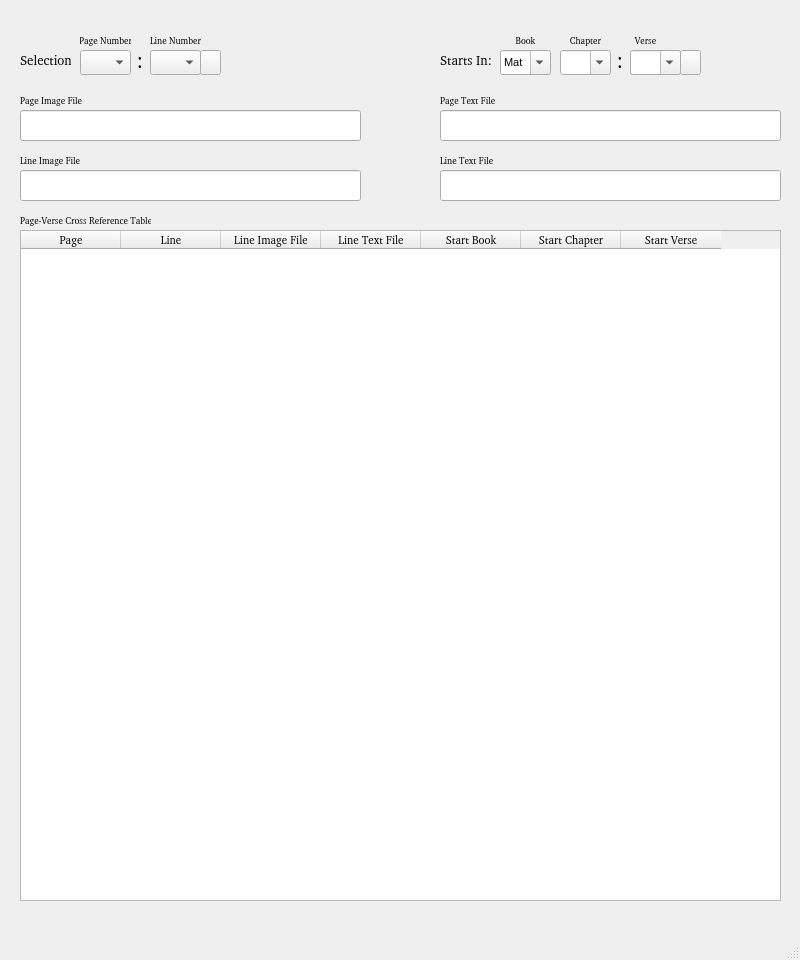
<?xml version="1.0" encoding="UTF-8"?>
<ui version="4.0">
 <class>PageVerseCrossReference</class>
 <widget class="QMainWindow" name="PageVerseCrossReference">
  <property name="geometry">
   <rect>
    <x>0</x>
    <y>0</y>
    <width>800</width>
    <height>960</height>
   </rect>
  </property>
  <property name="windowTitle">
   <string>Page Verse Cross Reference</string>
  </property>
  <widget class="QWidget" name="centralwidget">
   <widget class="QComboBox" name="StartbookComboBox">
    <property name="geometry">
     <rect>
      <x>500</x>
      <y>50</y>
      <width>51</width>
      <height>25</height>
     </rect>
    </property>
    <property name="font">
     <font>
      <pointsize>8</pointsize>
     </font>
    </property>
    <property name="toolTip">
     <string>Select book</string>
    </property>
    <property name="editable">
     <bool>true</bool>
    </property>
    <item>
     <property name="text">
      <string>Mat</string>
     </property>
    </item>
    <item>
     <property name="text">
      <string>Mar</string>
     </property>
    </item>
    <item>
     <property name="text">
      <string>Luk</string>
     </property>
    </item>
    <item>
     <property name="text">
      <string>Joh</string>
     </property>
    </item>
    <item>
     <property name="text">
      <string>Act</string>
     </property>
    </item>
    <item>
     <property name="text">
      <string>Rom</string>
     </property>
    </item>
    <item>
     <property name="text">
      <string>1Co</string>
     </property>
    </item>
    <item>
     <property name="text">
      <string>2Co</string>
     </property>
    </item>
    <item>
     <property name="text">
      <string>Gal</string>
     </property>
    </item>
    <item>
     <property name="text">
      <string>Eph</string>
     </property>
    </item>
    <item>
     <property name="text">
      <string>Php</string>
     </property>
    </item>
    <item>
     <property name="text">
      <string>Col</string>
     </property>
    </item>
    <item>
     <property name="text">
      <string>1Th</string>
     </property>
    </item>
    <item>
     <property name="text">
      <string>2Th</string>
     </property>
    </item>
    <item>
     <property name="text">
      <string>1Ti</string>
     </property>
    </item>
    <item>
     <property name="text">
      <string>2Ti</string>
     </property>
    </item>
    <item>
     <property name="text">
      <string>Tit</string>
     </property>
    </item>
    <item>
     <property name="text">
      <string>Phm</string>
     </property>
    </item>
    <item>
     <property name="text">
      <string>Heb</string>
     </property>
    </item>
    <item>
     <property name="text">
      <string>Jas</string>
     </property>
    </item>
    <item>
     <property name="text">
      <string>1Pe</string>
     </property>
    </item>
    <item>
     <property name="text">
      <string>2Pe</string>
     </property>
    </item>
    <item>
     <property name="text">
      <string>1Jn</string>
     </property>
    </item>
    <item>
     <property name="text">
      <string>2Jn</string>
     </property>
    </item>
    <item>
     <property name="text">
      <string>3Jn</string>
     </property>
    </item>
    <item>
     <property name="text">
      <string>Jud</string>
     </property>
    </item>
    <item>
     <property name="text">
      <string>Rev</string>
     </property>
    </item>
   </widget>
   <widget class="QPushButton" name="LinefindPushButton">
    <property name="geometry">
     <rect>
      <x>200</x>
      <y>50</y>
      <width>21</width>
      <height>25</height>
     </rect>
    </property>
    <property name="toolTip">
     <string>Select verse line</string>
    </property>
    <property name="text">
     <string/>
    </property>
    <property name="icon">
     <iconset resource="../UI_Icons.qrc">
      <normaloff>:/Icons/Icons/binocular-small.png</normaloff>:/Icons/Icons/binocular-small.png</iconset>
    </property>
   </widget>
   <widget class="QLabel" name="Startlabel">
    <property name="geometry">
     <rect>
      <x>440</x>
      <y>50</y>
      <width>51</width>
      <height>21</height>
     </rect>
    </property>
    <property name="font">
     <font>
      <family>FROMVS [MAXR]</family>
      <pointsize>10</pointsize>
     </font>
    </property>
    <property name="text">
     <string>Starts In:</string>
    </property>
   </widget>
   <widget class="QLabel" name="Startcolon">
    <property name="geometry">
     <rect>
      <x>610</x>
      <y>50</y>
      <width>20</width>
      <height>21</height>
     </rect>
    </property>
    <property name="font">
     <font>
      <family>FROMVS</family>
      <pointsize>14</pointsize>
      <weight>50</weight>
      <italic>false</italic>
      <bold>false</bold>
     </font>
    </property>
    <property name="text">
     <string>:</string>
    </property>
    <property name="alignment">
     <set>Qt::AlignCenter</set>
    </property>
   </widget>
   <widget class="QLabel" name="PageTextFilelabel">
    <property name="geometry">
     <rect>
      <x>440</x>
      <y>90</y>
      <width>91</width>
      <height>21</height>
     </rect>
    </property>
    <property name="font">
     <font>
      <family>FROMVS [MAXR]</family>
      <pointsize>7</pointsize>
     </font>
    </property>
    <property name="text">
     <string>Page Text File</string>
    </property>
    <property name="alignment">
     <set>Qt::AlignLeading|Qt::AlignLeft|Qt::AlignVCenter</set>
    </property>
   </widget>
   <widget class="QLineEdit" name="LineImageFileName">
    <property name="geometry">
     <rect>
      <x>20</x>
      <y>170</y>
      <width>341</width>
      <height>31</height>
     </rect>
    </property>
   </widget>
   <widget class="QLineEdit" name="LineTextFileName">
    <property name="geometry">
     <rect>
      <x>440</x>
      <y>170</y>
      <width>341</width>
      <height>31</height>
     </rect>
    </property>
   </widget>
   <widget class="QComboBox" name="StartverseComboBox">
    <property name="geometry">
     <rect>
      <x>630</x>
      <y>50</y>
      <width>51</width>
      <height>25</height>
     </rect>
    </property>
    <property name="font">
     <font>
      <pointsize>8</pointsize>
     </font>
    </property>
    <property name="toolTip">
     <string>Select verse</string>
    </property>
    <property name="editable">
     <bool>true</bool>
    </property>
   </widget>
   <widget class="QLabel" name="LineTextFilelabel">
    <property name="geometry">
     <rect>
      <x>440</x>
      <y>150</y>
      <width>91</width>
      <height>21</height>
     </rect>
    </property>
    <property name="font">
     <font>
      <family>FROMVS [MAXR]</family>
      <pointsize>7</pointsize>
     </font>
    </property>
    <property name="text">
     <string>Line Text File</string>
    </property>
    <property name="alignment">
     <set>Qt::AlignLeading|Qt::AlignLeft|Qt::AlignVCenter</set>
    </property>
   </widget>
   <widget class="QLineEdit" name="PageTextFileName">
    <property name="geometry">
     <rect>
      <x>440</x>
      <y>110</y>
      <width>341</width>
      <height>31</height>
     </rect>
    </property>
   </widget>
   <widget class="QLabel" name="LineImageFilelabel">
    <property name="geometry">
     <rect>
      <x>20</x>
      <y>150</y>
      <width>91</width>
      <height>21</height>
     </rect>
    </property>
    <property name="font">
     <font>
      <family>FROMVS [MAXR]</family>
      <pointsize>7</pointsize>
     </font>
    </property>
    <property name="text">
     <string>Line Image File</string>
    </property>
    <property name="alignment">
     <set>Qt::AlignLeading|Qt::AlignLeft|Qt::AlignVCenter</set>
    </property>
   </widget>
   <widget class="QLabel" name="PageNumberlabel">
    <property name="geometry">
     <rect>
      <x>80</x>
      <y>30</y>
      <width>51</width>
      <height>21</height>
     </rect>
    </property>
    <property name="font">
     <font>
      <family>FROMVS [MAXR]</family>
      <pointsize>7</pointsize>
     </font>
    </property>
    <property name="text">
     <string>Page Number</string>
    </property>
    <property name="alignment">
     <set>Qt::AlignCenter</set>
    </property>
   </widget>
   <widget class="QLabel" name="Verselabel">
    <property name="geometry">
     <rect>
      <x>620</x>
      <y>30</y>
      <width>51</width>
      <height>21</height>
     </rect>
    </property>
    <property name="font">
     <font>
      <family>FROMVS [MAXR]</family>
      <pointsize>7</pointsize>
     </font>
    </property>
    <property name="text">
     <string>Verse</string>
    </property>
    <property name="alignment">
     <set>Qt::AlignCenter</set>
    </property>
   </widget>
   <widget class="QLabel" name="LineNumberlabel">
    <property name="geometry">
     <rect>
      <x>150</x>
      <y>30</y>
      <width>51</width>
      <height>21</height>
     </rect>
    </property>
    <property name="font">
     <font>
      <family>FROMVS [MAXR]</family>
      <pointsize>7</pointsize>
     </font>
    </property>
    <property name="text">
     <string>Line Number</string>
    </property>
    <property name="alignment">
     <set>Qt::AlignCenter</set>
    </property>
   </widget>
   <widget class="QLabel" name="Booklabel">
    <property name="geometry">
     <rect>
      <x>500</x>
      <y>30</y>
      <width>51</width>
      <height>21</height>
     </rect>
    </property>
    <property name="font">
     <font>
      <family>FROMVS [MAXR]</family>
      <pointsize>7</pointsize>
     </font>
    </property>
    <property name="text">
     <string>Book</string>
    </property>
    <property name="alignment">
     <set>Qt::AlignCenter</set>
    </property>
   </widget>
   <widget class="QLabel" name="Chapterlabel">
    <property name="geometry">
     <rect>
      <x>560</x>
      <y>30</y>
      <width>51</width>
      <height>21</height>
     </rect>
    </property>
    <property name="font">
     <font>
      <family>FROMVS [MAXR]</family>
      <pointsize>7</pointsize>
     </font>
    </property>
    <property name="text">
     <string>Chapter</string>
    </property>
    <property name="alignment">
     <set>Qt::AlignCenter</set>
    </property>
   </widget>
   <widget class="QPushButton" name="VersefindPushButton">
    <property name="geometry">
     <rect>
      <x>680</x>
      <y>50</y>
      <width>21</width>
      <height>25</height>
     </rect>
    </property>
    <property name="toolTip">
     <string>Select verse line</string>
    </property>
    <property name="text">
     <string/>
    </property>
    <property name="icon">
     <iconset resource="../UI_Icons.qrc">
      <normaloff>:/Icons/Icons/binocular-small.png</normaloff>:/Icons/Icons/binocular-small.png</iconset>
    </property>
   </widget>
   <widget class="QComboBox" name="StartchapterComboBox">
    <property name="geometry">
     <rect>
      <x>560</x>
      <y>50</y>
      <width>51</width>
      <height>25</height>
     </rect>
    </property>
    <property name="font">
     <font>
      <pointsize>8</pointsize>
     </font>
    </property>
    <property name="toolTip">
     <string>Select chapter</string>
    </property>
    <property name="editable">
     <bool>true</bool>
    </property>
   </widget>
   <widget class="QComboBox" name="PagecomboBox">
    <property name="geometry">
     <rect>
      <x>80</x>
      <y>50</y>
      <width>51</width>
      <height>25</height>
     </rect>
    </property>
   </widget>
   <widget class="QComboBox" name="LinecomboBox">
    <property name="geometry">
     <rect>
      <x>150</x>
      <y>50</y>
      <width>51</width>
      <height>25</height>
     </rect>
    </property>
   </widget>
   <widget class="QTableWidget" name="XrefTableWidget">
    <property name="geometry">
     <rect>
      <x>20</x>
      <y>230</y>
      <width>761</width>
      <height>671</height>
     </rect>
    </property>
    <property name="font">
     <font>
      <family>FROMVS [MAXR]</family>
      <pointsize>8</pointsize>
     </font>
    </property>
    <column>
     <property name="text">
      <string>Page</string>
     </property>
    </column>
    <column>
     <property name="text">
      <string>Line</string>
     </property>
    </column>
    <column>
     <property name="text">
      <string>Line Image File</string>
     </property>
    </column>
    <column>
     <property name="text">
      <string>Line Text File</string>
     </property>
    </column>
    <column>
     <property name="text">
      <string>Start Book</string>
     </property>
    </column>
    <column>
     <property name="text">
      <string>Start Chapter</string>
     </property>
    </column>
    <column>
     <property name="text">
      <string>Start Verse</string>
     </property>
    </column>
   </widget>
   <widget class="QLabel" name="Selectioncolon">
    <property name="geometry">
     <rect>
      <x>130</x>
      <y>50</y>
      <width>20</width>
      <height>21</height>
     </rect>
    </property>
    <property name="font">
     <font>
      <family>FROMVS</family>
      <pointsize>14</pointsize>
      <weight>50</weight>
      <italic>false</italic>
      <bold>false</bold>
     </font>
    </property>
    <property name="text">
     <string>:</string>
    </property>
    <property name="alignment">
     <set>Qt::AlignCenter</set>
    </property>
   </widget>
   <widget class="QLineEdit" name="PageImageFileName">
    <property name="geometry">
     <rect>
      <x>20</x>
      <y>110</y>
      <width>341</width>
      <height>31</height>
     </rect>
    </property>
   </widget>
   <widget class="QLabel" name="PageImageFilelabel">
    <property name="geometry">
     <rect>
      <x>20</x>
      <y>90</y>
      <width>91</width>
      <height>21</height>
     </rect>
    </property>
    <property name="font">
     <font>
      <family>FROMVS [MAXR]</family>
      <pointsize>7</pointsize>
     </font>
    </property>
    <property name="text">
     <string>Page Image File</string>
    </property>
    <property name="alignment">
     <set>Qt::AlignLeading|Qt::AlignLeft|Qt::AlignVCenter</set>
    </property>
   </widget>
   <widget class="QLabel" name="Selectionlabel">
    <property name="geometry">
     <rect>
      <x>20</x>
      <y>50</y>
      <width>51</width>
      <height>21</height>
     </rect>
    </property>
    <property name="font">
     <font>
      <family>FROMVS [MAXR]</family>
      <pointsize>10</pointsize>
     </font>
    </property>
    <property name="text">
     <string>Selection:</string>
    </property>
   </widget>
   <widget class="QLabel" name="Xreflabel">
    <property name="geometry">
     <rect>
      <x>20</x>
      <y>210</y>
      <width>131</width>
      <height>21</height>
     </rect>
    </property>
    <property name="font">
     <font>
      <family>FROMVS [MAXR]</family>
      <pointsize>7</pointsize>
     </font>
    </property>
    <property name="text">
     <string>Page-Verse Cross Reference Table</string>
    </property>
    <property name="alignment">
     <set>Qt::AlignLeading|Qt::AlignLeft|Qt::AlignVCenter</set>
    </property>
   </widget>
  </widget>
  <widget class="QMenuBar" name="menubar">
   <property name="geometry">
    <rect>
     <x>0</x>
     <y>0</y>
     <width>800</width>
     <height>22</height>
    </rect>
   </property>
  </widget>
  <widget class="QStatusBar" name="statusbar"/>
 </widget>
 <resources>
  <include location="../UI_Icons.qrc"/>
 </resources>
 <connections/>
</ui>
